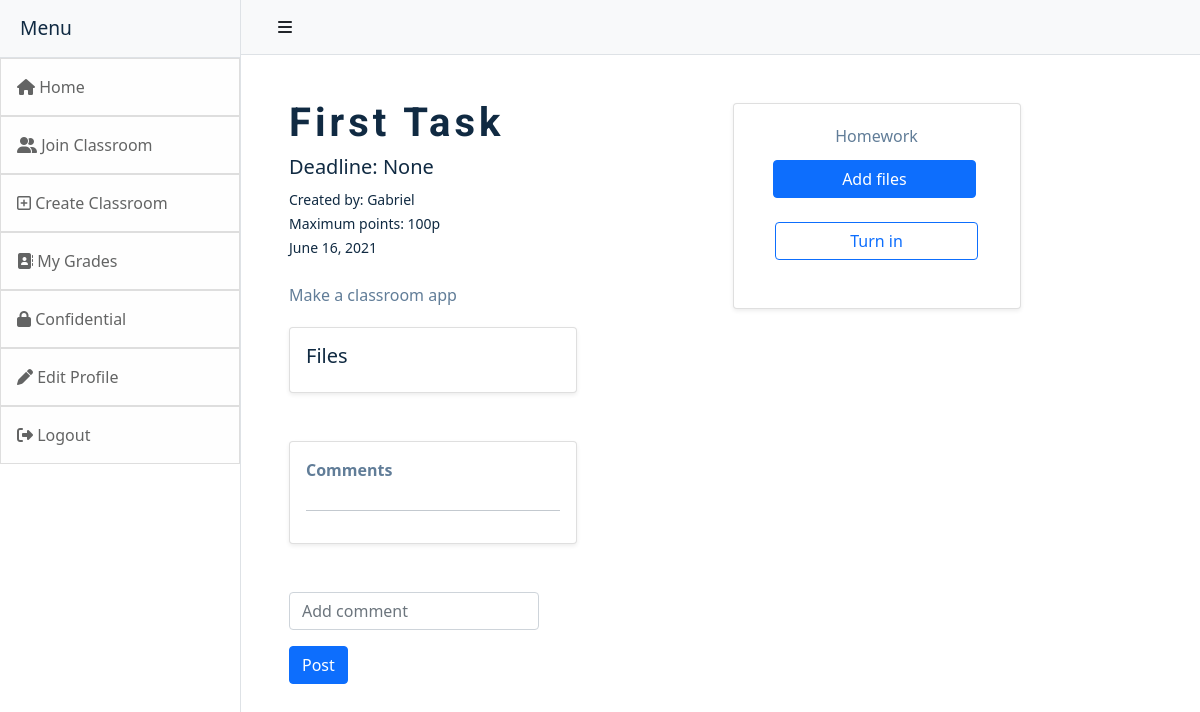
/task/1 (signed in), run on an earlier commit of the app's database.
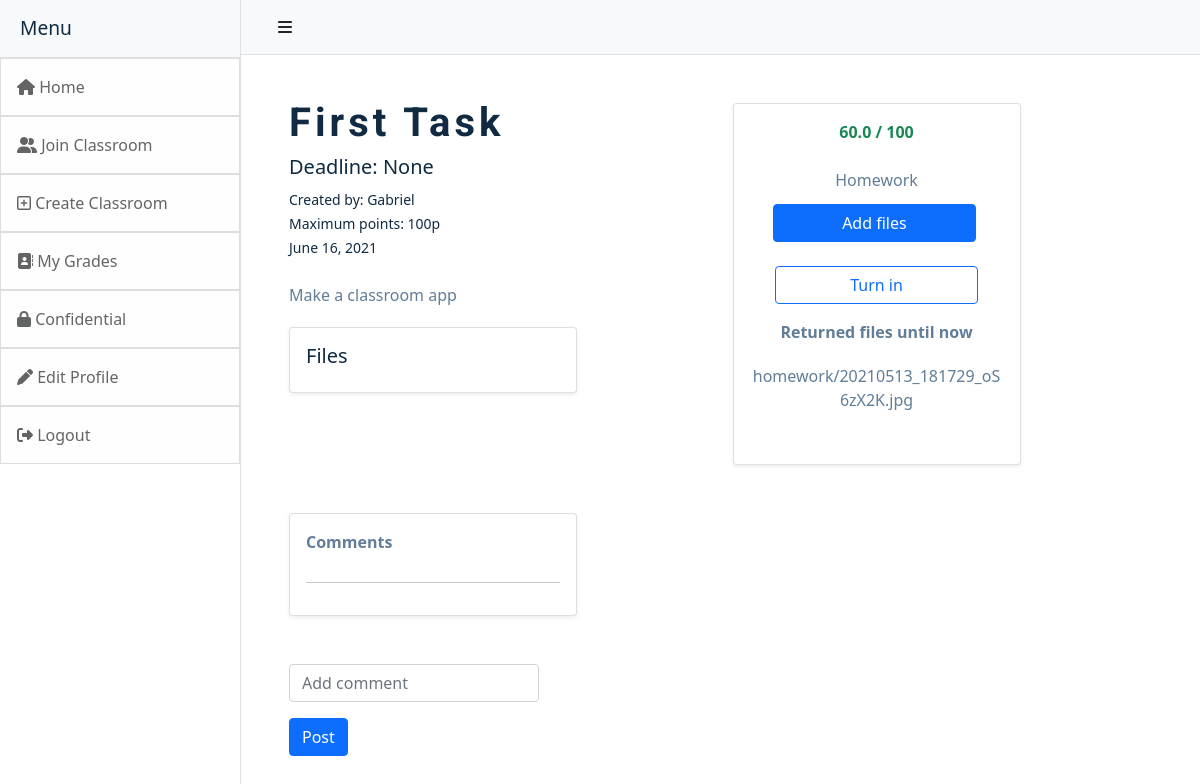
And on a later commit of the database.
### classroom/models.py (models this page shows)
class Upload_Task(models.Model):
    id = models.AutoField(primary_key=True)
    title = models.CharField(max_length=200,blank=True)
    task = models.TextField(max_length=1000,blank = True,)
    room_code = models.CharField(max_length=200)
    date = models.DateField(null=True)
    author = models.ForeignKey(User, null=True, blank=True,on_delete=models.CASCADE,)
    max_points = models.IntegerField(blank = True, null= True)
    due_date = models.DateField(blank=True,null=True)
    topic = models.CharField(blank=True,null=True,max_length=200)

class Mark(models.Model):
    user = models.ForeignKey(User, null=True, blank=True,on_delete=models.CASCADE,)
    classroom_code = models.CharField(max_length=200)
    classroom_name = models.CharField(max_length=200)
    mark = models.FloatField()
    task_number = models.CharField(blank = True, null=True,max_length=200)

class UploadFiles(models.Model):
    file = models.FileField(blank = True,upload_to = 'homework')
    author = models.ForeignKey(User, null=True, blank=True,on_delete=models.CASCADE,)
    task_number = models.IntegerField(blank = True, null=True)
    room_code = models.CharField(max_length=200,blank=True,null=True)

### classroom/views.py (the view)
# urls.py: path('task/<int:pk>',views.task,name='task'),
@login_required(login_url='login')
def task(request,pk):
    comment = request.POST.get('message')
    submit = request.POST.get('submit')
    submitFiles = request.POST.get("mySubmitButton")
    toAddFiles = request.FILES.getlist('file_field') #the added files by the user that are about to be turned in
    task = Upload_Task.objects.get(id = pk)
    files = UploadTaskFiles.objects.filter(task_number=pk) #the files posted by the teacher
    room = Room.objects.get(code = task.room_code)
    mark = Mark.objects.filter(user=request.user,task_number=pk)
    if submit:#daca se adauga comentarii
        Comments.objects.create(value=comment,date=datetime.datetime.now(),author =request.user,task_id=pk)
    if submitFiles:
        for f in toAddFiles:#pentru a incarca temele
            UploadFiles.objects.create(file=f,author=request.user,task_number=pk,room_code=task.room_code)
    messages = Comments.objects.filter(task_id=pk)
    returned_files = UploadFiles.objects.filter(task_number=pk)
    if mark.exists():
        return render(request,'task.html',{'task':task,'files':files,'room':room,'messages':messages,'returned_files':returned_files,'mark':mark[0].mark})
    return render(request,'task.html',{'task':task,'files':files,'room':room,'messages':messages,'returned_files':returned_files})

### classroom/templates/task.html (shortened to what the changed rows need)
<!DOCTYPE html>
{% extends 'base.html' %}
{% block content %}
<html>
    <head>
        {% load static %}
        <link rel="stylesheet" type="text/css" href="{% static 'css/index.css' %}">
    </head>
    <body>
        <div class="pt-5 container mt-0">
            <div class="row">
                <div class="col">
                    <div>
                        <h2 class="fw-bold">{{task.title}}</h2>
                        <h5 class="fw-normal">Deadline: {{task.due_date}}</h5>
                        <small>Created by: {{task.author}}</small><br>
                        <small>Maximum points: {{task.max_points}}p</small><br>
                        <small>{{task.date}}</small>
                    </div>
                    <div class="mt-4">
                        <p class="card-task">{{task.task}}</p>
                        <div class="card card-task mt-1  shadow-sm bg-body rounded mb-5">
                            <div class="card-body">
                            </div>
                        </div>
                    </div>
                </div>
                <div class="col px-2">
                    <div class="card card-task shadow-sm bg-body rounded mb-5">
                        <div class="card-body" style="text-align:center">
                            {% if mark %}
                                <p class="text-success fw-bold">{{mark}} / {{task.max_points}}</p>
                            {% endif %}
                            <p class="card-title p-1">Homework</p>
                            {% if request.user != task.author %}
                                <form id='post-form' method="POST" enctype='multipart/form-data'>
                                    <button id="myButton" type="button" class='btn btn-primary' style='width:80%;'>
                                    </button>
                                    <label class="pt-2" id="myFiles"></label><br><br>
                                    <input name="mySubmitButton" id="#mySubmitButton" type="submit" class='btn btn-outline-primary' style='width:80%;' value="Turn in"></input>
                                    <div class="py-3">
                                        {% if returned_files %}
                                        <p class="fw-bold">Returned files until now</p>
                                        {%endif%}
                                        <div class="overflow-auto" style="max-height:300px;">
                                            {% for i in returned_files %}
                                                <p>
                                                    {{i.file |slice:":100"|safe}}
                                                </p>
                                            {%endfor%}
                                        </div>
                                    </div>
                                </form>
                            {% else %}
                                <p class="fw-bold">See all the students who have turned in their homework</p>
                                <a href="{% url 'returned' task.pk%}" type='submit' id='mark' style='width:80%;' class="btn btn-primary" name='turn'>Returned</a>
                            {% endif %}
                        </div>
                    </div>
                </div>
            </div>
        </div>
    </body>
</html><br>
{% endblock %}

What changed in the data, as far as the page shows it:
shown differently, row unchanged: Upload_Task "First Task": max_points (not shown) → "100"
added Mark: mark "60.0"
added UploadFiles: file "homework/20210513_181729_oS6zX2K.jpg"
Also different on the page:
text now shown: "/ Returned files until now"
